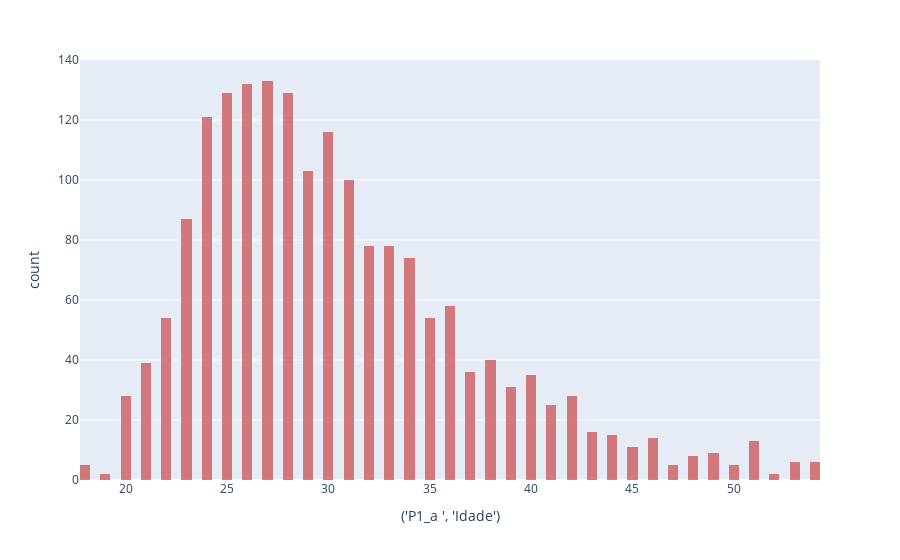

The notebook cell saved with this chart:
### Markdown cell above
O estado de são paulo é o que representa majoritariamente as respostas da pesquisa do datahacker com uma porcentagem de 40%.

### Code cell
px.histogram(data_frame=datahacker, x="('P1_a ', 'Idade')", nbins=100, opacity=0.8,
 color_discrete_sequence=['indianred'] )

### Figure 1 — Plotly figure (JSON) as saved in the notebook; plotly's stock layout.template omitted (floating-point values rounded to 4 significant figures; data arrays with more than 128 entries replaced by an {"elided": "..."} marker saying what was removed)
{"data": [{"alignmentgroup": "True", "bingroup": "x", "hovertemplate": "('P1_a ', 'Idade')=%{x}<br>count=%{y}<extra></extra>", "legendgroup": "", "marker": {"color": "indianred", "opacity": 0.8, "pattern": {"shape": ""}}, "name": "", "nbinsx": 100, "offsetgroup": "", "orientation": "v", "showlegend": false, "type": "histogram", "x": {"elided": "1825 int values"}, "xaxis": "x", "yaxis": "y"}], "layout": {"barmode": "relative", "legend": {"tracegroupgap": 0}, "margin": {"t": 60}, "xaxis": {"anchor": "y", "domain": [0, 1], "title": {"text": "('P1_a ', 'Idade')"}}, "yaxis": {"anchor": "x", "domain": [0, 1], "title": {"text": "count"}}}}
